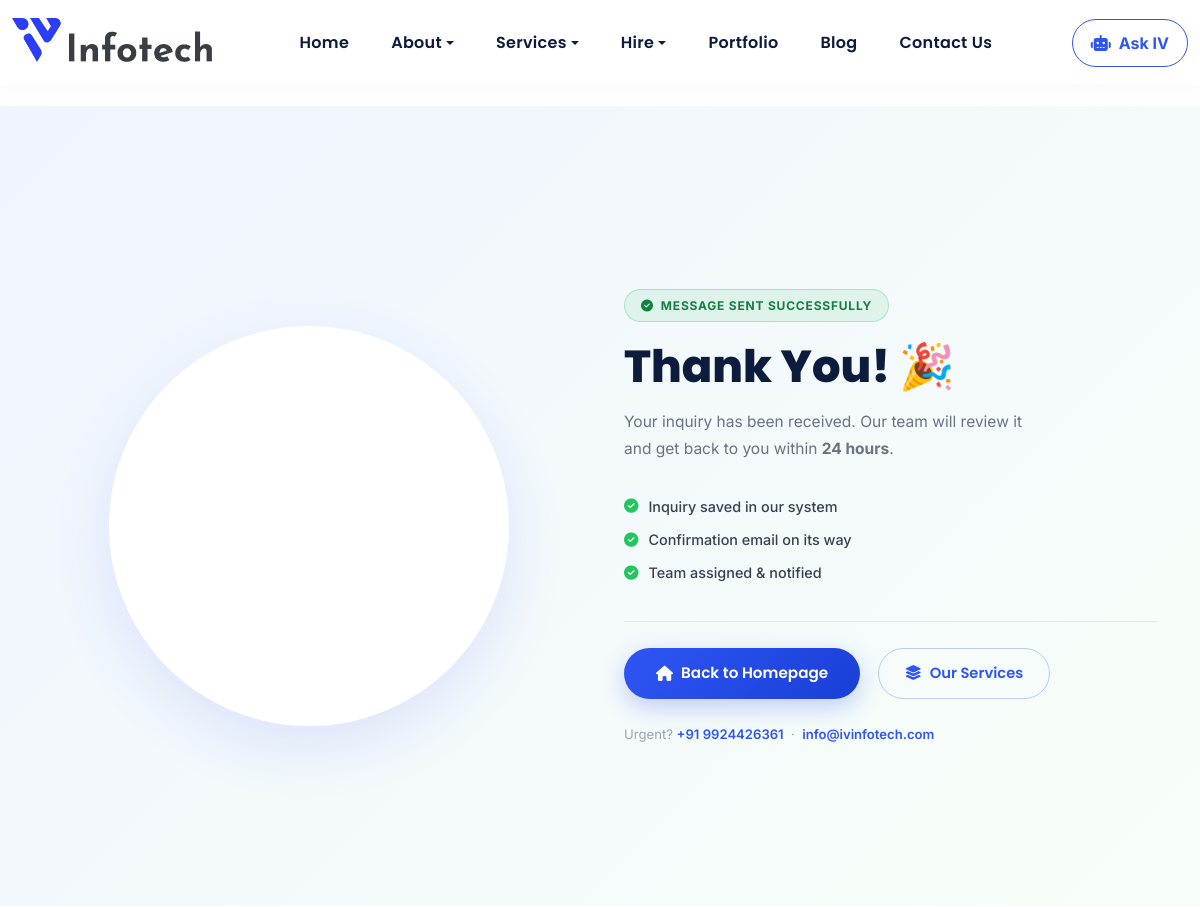
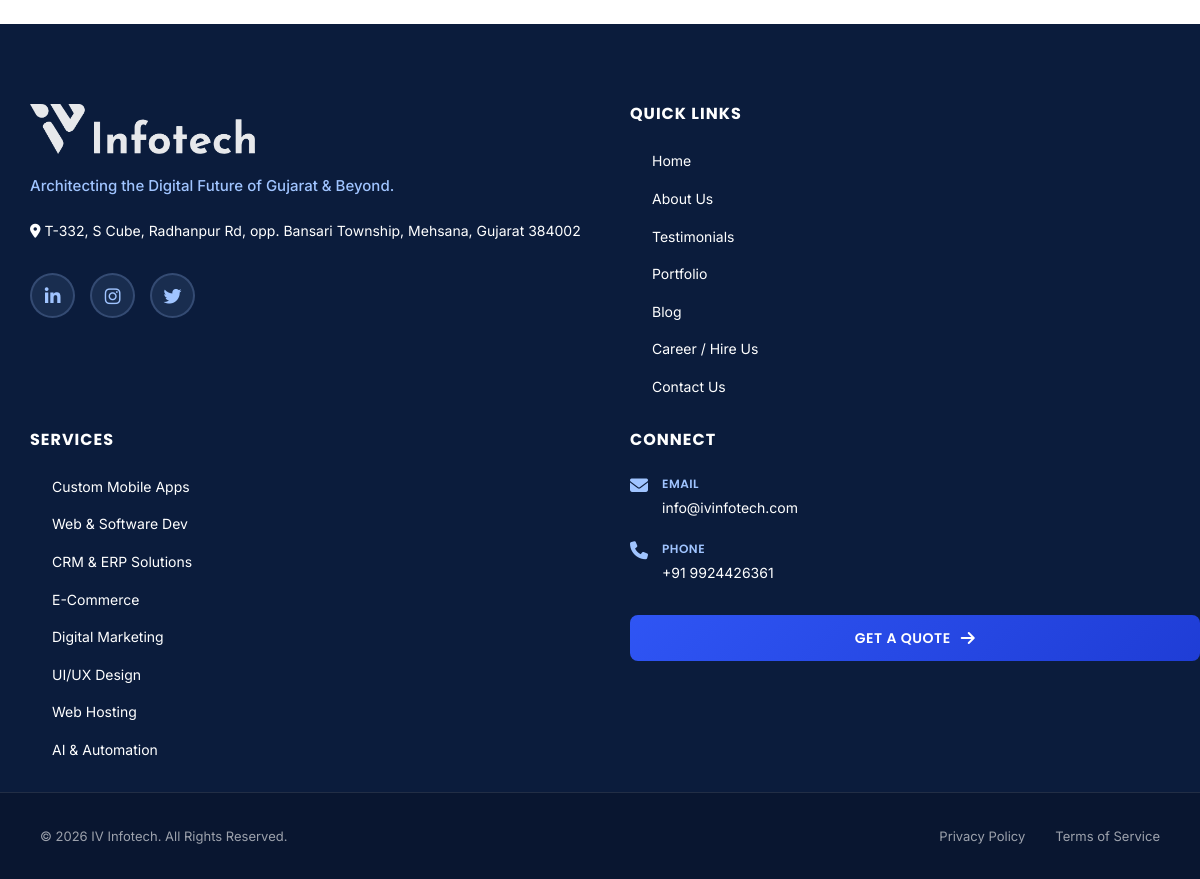
The app's page /thank-you with its own data (2 pictures, top to bottom).
### app.py (models this page shows)
class SiteSettings(db.Model):
    __tablename__ = 'site_settings'
    id    = db.Column(db.Integer, primary_key=True)
    key   = db.Column(db.String(100), unique=True, nullable=False, index=True)
    value = db.Column(db.Text, nullable=True, default='')

### app.py (the view)
@app.route('/thank-you')
def thank_you():
    return render_template('thank-you.html')

### app.py (called while the page is built)
def get_site_settings():
    rows = SiteSettings.query.all()
    result = dict(_SETTINGS_DEFAULTS)
    for row in rows:
        result[row.key] = row.value or ''
    return result

@app.context_processor
def inject_site_settings():
    try:
        return {'site': get_site_settings()}
    except Exception:
        return {'site': dict(_SETTINGS_DEFAULTS)}

@app.context_processor
def inject_globals():
    return {'now': datetime.utcnow()}

### templates/thank-you.html (shortened to what this page needs)
﻿<!DOCTYPE html>
<html lang="en">
<head>
    <link href="https://cdn.jsdelivr.net/npm/bootstrap@5.3.3/dist/css/bootstrap.min.css" rel="stylesheet">
    <link href="https://cdnjs.cloudflare.com/ajax/libs/font-awesome/6.4.0/css/all.min.css" rel="stylesheet">
    <link rel="stylesheet" href="{{ url_for('static', filename='css/style.css') }}">
</head>
<body>
    {%- include 'components/navbar.html' %}
    <section class="ty-section">
        <div class="container">
            <div class="row align-items-center g-5">
                <div class="col-lg-6 ty-lottie-col">
                    <div class="ty-lottie-bg">
                        <lottie-player
                            src="https://assets4.lottiefiles.com/packages/lf20_jbrw3hcz.json"
                            background="transparent"
                            speed="0.9"
                            style="width:340px;height:340px;max-width:100%;"
                            loop autoplay>
                        </lottie-player>
                    </div>
                </div>
                <div class="col-lg-6 ty-content-col">
                    <div class="ty-badge">
                        <i class="fa-solid fa-circle-check"></i> Message Sent Successfully
                    </div>
                    <h1 class="ty-heading">Thank You! &#x1F389;</h1>
                    <p class="ty-sub">Your inquiry has been received. Our team will review it and get back to you within <strong>24 hours</strong>.</p>
                    <ul class="ty-checklist">
                        <li><i class="fa-solid fa-circle-check"></i> Inquiry saved in our system</li>
                        <li><i class="fa-solid fa-circle-check"></i> Confirmation email on its way</li>
                        <li><i class="fa-solid fa-circle-check"></i> Team assigned &amp; notified</li>
                    </ul>
                    <div class="ty-divider"></div>
                    <div class="d-flex flex-wrap gap-2">
                        <a href="/" class="ty-btn-primary">
                            <i class="fa-solid fa-house"></i> Back to Homepage
                        </a>
                        <a href="/services" class="ty-btn-outline">
                            <i class="fa-solid fa-layer-group"></i> Our Services
                        </a>
                    </div>
                    <p class="ty-contact">
                        Urgent? <a href="tel:{{ site.phone_primary | replace(' ','') }}">{{ site.phone_primary }}</a>
                        &nbsp;&middot;&nbsp;
                        <a href="mailto:{{ site.email_primary }}">{{ site.email_primary }}</a>
                    </p>
                </div>
            </div>
        </div>
    </section>
    {%- include 'components/footer.html' %}
</body>
</html>

### templates/components/footer.html (shortened to what this page needs)
﻿<footer class="footer-dark">
    <div class="footer-container">
        <div class="footer-column">
            <div class="footer-brand">
                <a href="/">
                    <img src="{{ url_for('static', filename='images/logo.png') }}" alt="IV Infotech Logo">
                </a>
                <p class="footer-tagline">{{ site.company_tagline }}</p>
                <p class="footer-address">
                    <i class="fas fa-map-marker-alt"></i> {{ site.address_line1 }}{% if site.address_line2 %}, {{ site.address_line2 }}{% endif %}, {{ site.address_city }}, {{ site.address_state }} {{ site.address_pincode }}
                </p>
                <div class="footer-social-icons">
                    {% if site.social_linkedin %}
                    <a href="{{ site.social_linkedin }}" target="_blank" rel="noopener noreferrer" class="footer-social-icon" title="LinkedIn">
                        <i class="fab fa-linkedin-in"></i>
                    </a>
                    {% endif %}
                    {% if site.social_instagram %}
                    <a href="{{ site.social_instagram }}" target="_blank" rel="noopener noreferrer" class="footer-social-icon" title="Instagram">
                        <i class="fab fa-instagram"></i>
                    </a>
                    {% endif %}
                    {% if site.social_twitter %}
                    <a href="{{ site.social_twitter }}" target="_blank" rel="noopener noreferrer" class="footer-social-icon" title="Twitter / X">
                        <i class="fab fa-twitter"></i>
                    </a>
                    {% endif %}
                </div>
            </div>
        </div>
        <div class="footer-column">
            <h6 class="footer-heading">Quick Links</h6>
            <ul class="footer-links">
                <li><a href="/">Home</a></li>
                <li><a href="/about">About Us</a></li>
                <li><a href="/testimonials">Testimonials</a></li>
                <li><a href="/portfolio">Portfolio</a></li>
                <li><a href="/blog">Blog</a></li>
                <li><a href="/career">Career / Hire Us</a></li>
                <li><a href="/contact">Contact Us</a></li>
            </ul>
        </div>
        <div class="footer-column">
            <h6 class="footer-heading">Services</h6>
            <ul class="footer-links">
                <li><a href="/custom-mobile-application-development">Custom Mobile Apps</a></li>
                <li><a href="/custom-website-software-development">Web &amp; Software Dev</a></li>
                <li><a href="/crm-erp-custom-software-development">CRM &amp; ERP Solutions</a></li>
                <li><a href="/ecommerce-website-app-development-india">E-Commerce</a></li>
                <li><a href="/digital-marketing">Digital Marketing</a></li>
                <li><a href="/ui-ux-design-agency-india">UI/UX Design</a></li>
                <li><a href="/best-web-hosting-services">Web Hosting</a></li>
                <li><a href="/ai-automation">AI &amp; Automation</a></li>
            </ul>
        </div>
        <div class="footer-column">
            <h6 class="footer-heading">Connect</h6>
            <div class="footer-connect">
                <div class="footer-connect-item">
                    <i class="fas fa-envelope"></i>
                    <div class="footer-connect-info">
                        <span class="footer-connect-label">Email</span>
                    <a href="mailto:{{ site.email_primary }}">{{ site.email_primary }}</a>
                </div>
            </div>
                <div class="footer-connect-item">
                    <i class="fas fa-phone"></i>
                    <div class="footer-connect-info">
                        <span class="footer-connect-label">Phone</span>
                        <a href="tel:{{ site.phone_primary | replace(' ','') }}">{{ site.phone_primary }}</a>
                    </div>
                </div>
                <a href="/contact" class="footer-cta">
                    Get a Quote <i class="fas fa-arrow-right"></i>
                </a>
            </div>
        </div>
    </div>
    <div class="footer-bottom">
        <div class="footer-bottom-content">
            <p class="footer-copyright">
                &copy; <span id="year">{{ now.year }}</span> IV Infotech. All Rights Reserved.
            </p>
            <ul class="footer-legal">
                <li><a href="#">Privacy Policy</a></li>
                <li><a href="#">Terms of Service</a></li>
            </ul>
        </div>
    </div>
</footer>

### templates/thank-you.html (style rules this page uses)
.ty-section { min-height: 100vh; display: flex; align-items: center; background: linear-gradient(135deg, #f0f4ff 0%, #f8fff8 100%); padding: 100px 0 60px; }
.ty-lottie-col { display: flex; align-items: center; justify-content: center; }
.ty-lottie-bg { width: 400px; height: 400px; max-width: 100%; background: white; border-radius: 50%; box-shadow: 0 20px 60px rgba(47, 85, 244, 0.12); display: flex; align-items: center; justify-content: center; }
.ty-badge { display: inline-flex; align-items: center; gap: 7px; background: rgba(34, 197, 94, 0.1); color: #15803d; border: 1px solid rgba(34, 197, 94, 0.3); font-size: 0.75rem; font-weight: 700; text-transform: uppercase; letter-spacing: 0.8px; padding: 6px 16px; border-radius: 50px; margin-bottom: 18px; }
.ty-heading { font-family: 'Poppins', sans-serif; font-weight: 800; font-size: clamp(2rem, 4vw, 2.8rem); color: #0b1c3c; line-height: 1.2; margin-bottom: 14px; }
.ty-sub { color: #6b7280; font-size: 0.97rem; line-height: 1.75; margin-bottom: 28px; max-width: 400px; }
.ty-checklist { list-style: none; padding: 0; margin: 0 0 32px; }
.ty-checklist li { display: flex; align-items: center; gap: 10px; font-size: 0.9rem; color: #374151; font-weight: 500; padding: 5px 0; }
.ty-checklist li i { color: #22c55e; }
.ty-divider { height: 1px; background: #e5e7eb; margin: 0 0 26px; }
.ty-btn-primary { display: inline-flex; align-items: center; gap: 8px; background: linear-gradient(135deg, #2F55F4, #1a3fd6); color: #fff; font-family: 'Poppins', sans-serif; font-weight: 600; font-size: 0.95rem; padding: 13px 32px; border-radius: 50px; text-decoration: none; box-shadow: 0 8px 24px rgba(47, 85, 244, 0.28); transition: transform 0.2s, box-shadow 0.2s; margin-right: 10px; }
.ty-btn-outline { display: inline-flex; align-items: center; gap: 8px; color: #2F55F4; font-family: 'Poppins', sans-serif; font-weight: 600; font-size: 0.92rem; padding: 12px 26px; border-radius: 50px; text-decoration: none; border: 1.5px solid rgba(47, 85, 244, 0.3); transition: background 0.2s, border-color 0.2s; }
.ty-contact { margin-top: 24px; font-size: 0.82rem; color: #9ca3af; }
.ty-contact a { color: #2F55F4; text-decoration: none; font-weight: 600; }

### records on screen
SiteSettings: phone_primary "+91 9924426361"
SiteSettings: email_primary "info@ivinfotech.com"
SiteSettings: company_tagline "Architecting the Digital Future of Gujarat & Beyond."
SiteSettings: address_line1 "T-332, S Cube, Radhanpur Rd"
SiteSettings: address_line2 "opp. Bansari Township"
SiteSettings: address_city "Mehsana"
SiteSettings: address_state "Gujarat"
SiteSettings: address_pincode "384002"
